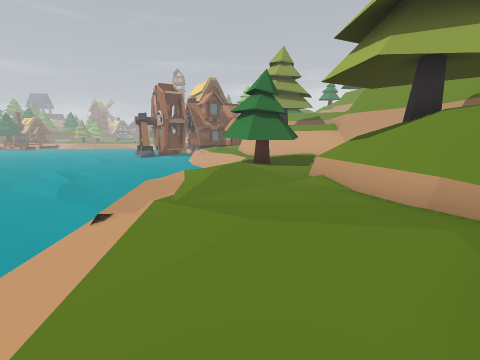
view 1 (above)

24 first-person views from a walk through a Unity game level. The camera is 1.2 m above the floor, tilts 10° down and sees 90° across. The floor is counted in squares, 1 m on a side. Each view is taken from the middle of a square. On the plan, view 1 faces up. The plan holds only what a view shows up to about 12 squares ahead; the rest is blank. The place goes on beyond the plan. The player character is not drawn.

view 2
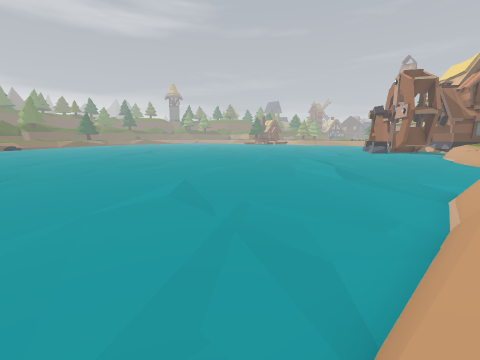

view 3
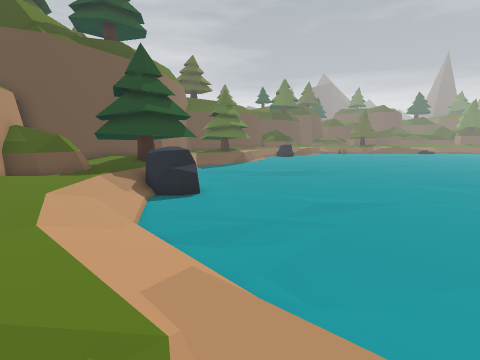

view 4
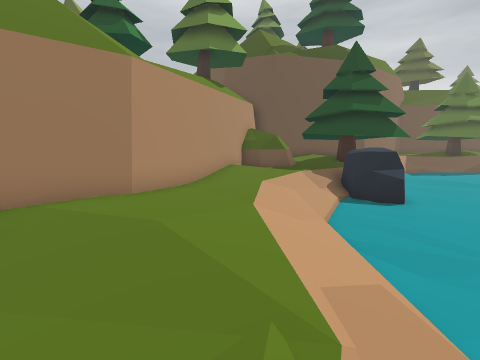

view 5
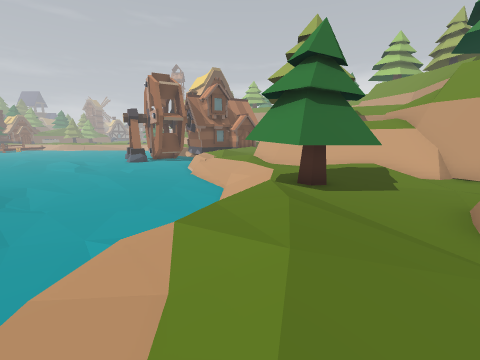

view 6
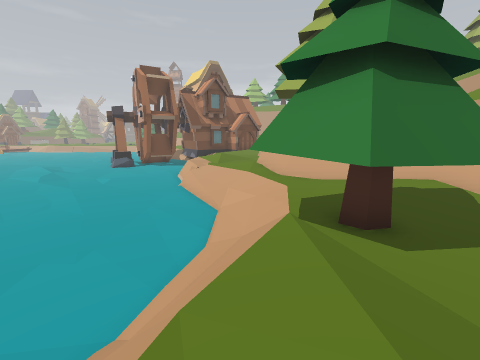

view 7
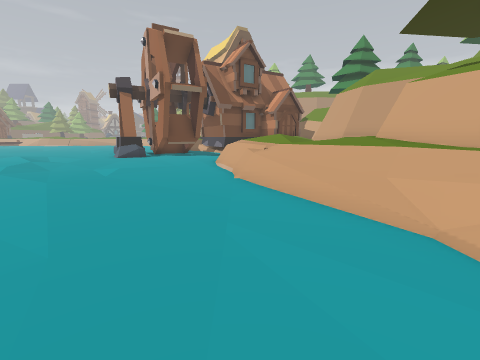

view 8
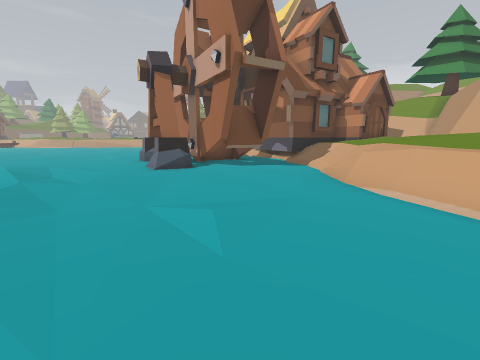

view 9
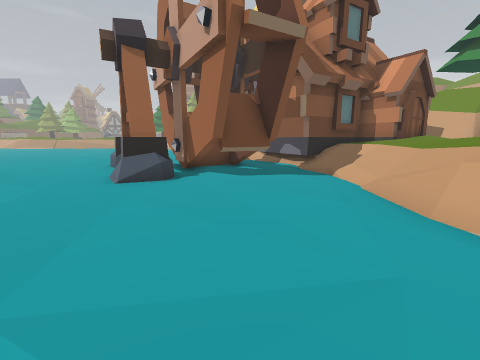

view 10
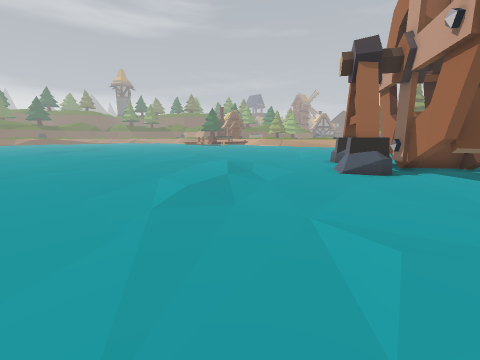

view 11
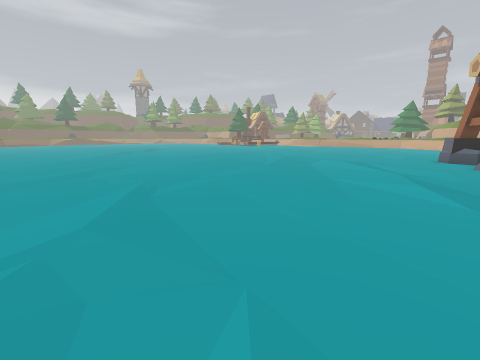

view 12
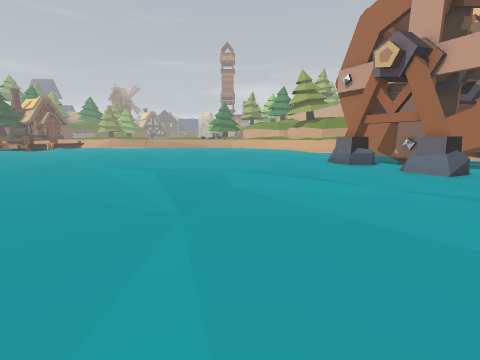

view 13
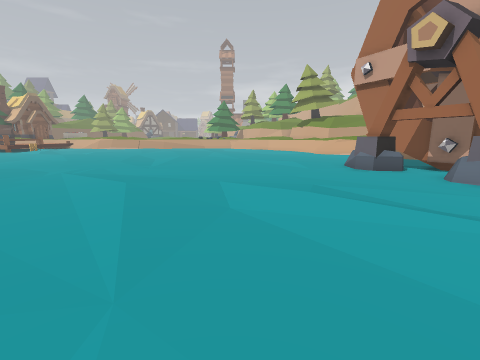

view 14
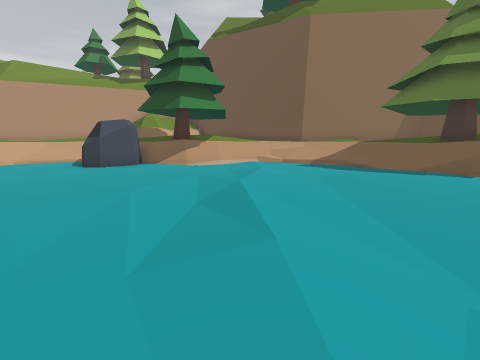

view 15
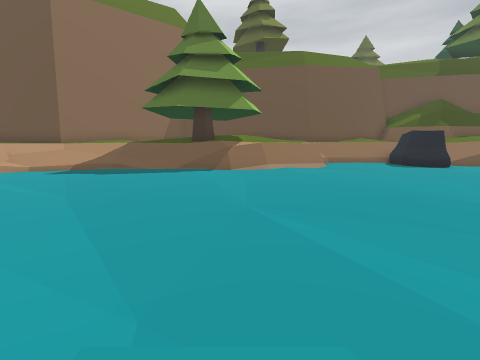

view 16
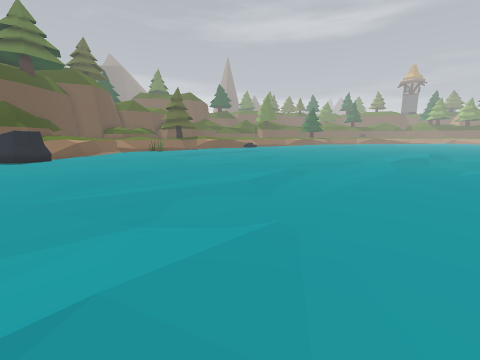

view 17
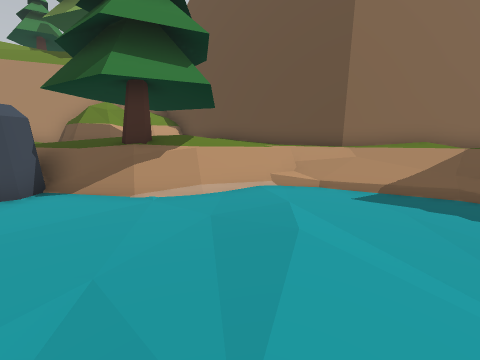

view 18
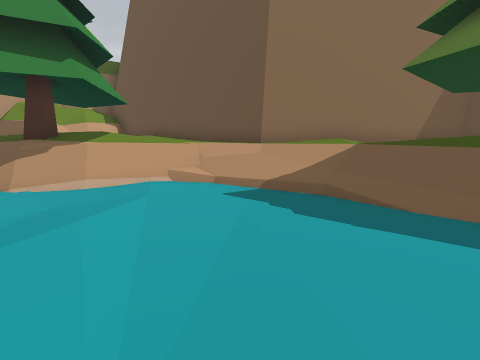

view 19
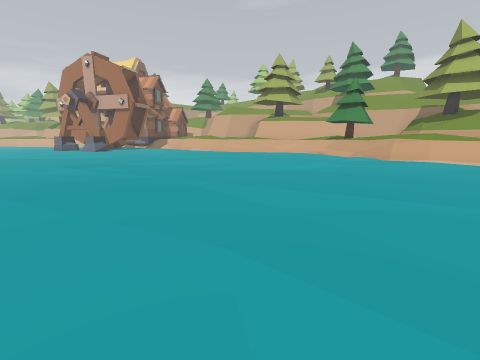

view 20
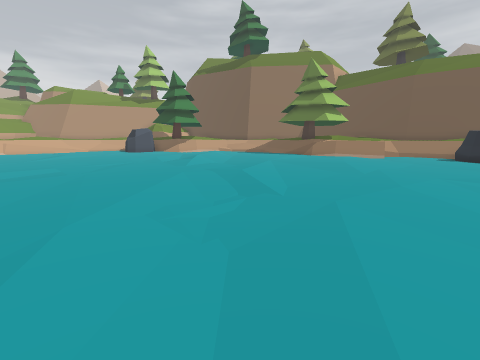

view 21
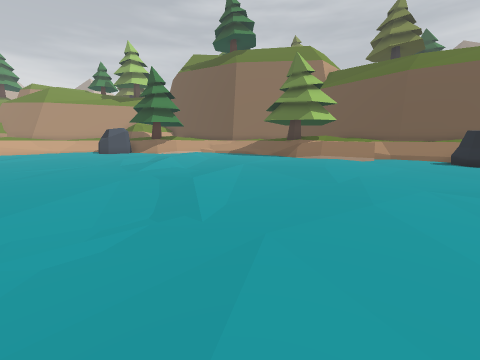

view 22
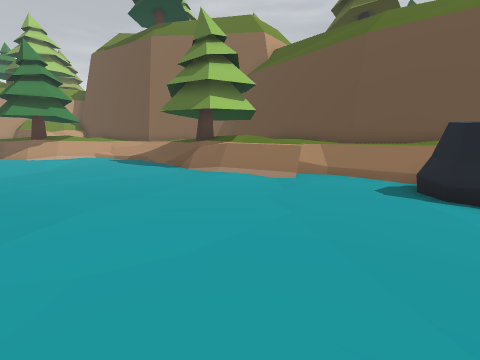

view 23
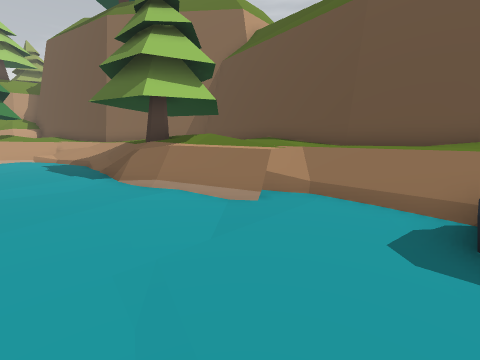

view 24
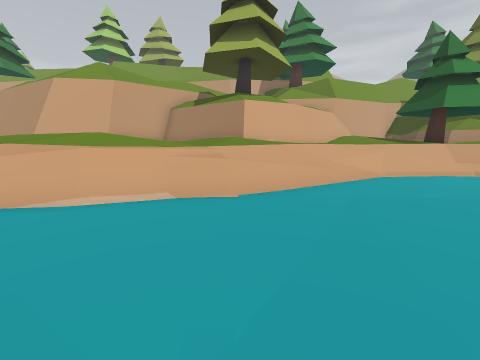

### Floor plan
Key: @ floor where view 1 was taken; # wall or solid block; x gap in a wall; . main floor; : floor 0.25 m higher than the main floor; + floor 0.5 m higher than the main floor; * floor 0.75 m higher than the main floor; % floor 1 m higher than the main floor; & floor 1.25 m higher than the main floor; / step, stairs or slope; = window, fence, low wall or low ledge; ^ raised ledge; v drop or lower ground; T tree; R rock; H house.
Columns run from 27 left of view 1 to 6 right of it. Each row starts with its distance up from view 1.
 34 ............  .#
 33 ...............##   .H  ##  ^##
 32 ..............R#####.HH#####/%#
 31 ..............#R####..H/%%&& ##
 30 ................ ####.//%%%  #
 29 ...............RRR###.//%   ##
 28  ..............##R##..//%   ##
 27   ....................//%   ##
 26    ........./.........////  ##
 25     ..................//&&   ##
 24      .................=%/&/   #
 23       ................=#%/%  =#
 22      ..................=%/%%%##
 21     ...................=%%%&##
 20    ....................=/%%##
 19   ......................=/%=#
 18  .......................///%#^
 17 .........................//%=#^ ^^
 16 .........................///%=#^^^
 15 .........................///%%=#^^
 14           ...............///%%&&=#
 13           ...............//TTT%//#
 12           .............../T##TT%*%
 11           ...............//TTT *%
 10 ..        ............../////%%/
  9 ...       ..............v///%%^
  8 ....      ..............=//&/=^^
  7 .....     ..............=%/&%%^^T
  6 ......    ..............=%//%%#^^
  5 ........................=%/%%%#^^
  4 ........................=/%%%%=^
  3 ........................=//&&&=
  2 ........................v/%&&&#
  1 ........................//%%%##
  0 ........................//%@##
 -1 .......................///%%#
 -2 ....................RR.///%##
 -3 ....................RRR//%%#
 -4 ....................RRR/%%&#
 -5 ....................Rx/%% ##
 -6 ...................^^TTT#^#
 -7 ..................=^##TT###
 -8 ..................#TTTT#^#
 -9 .................=#TTTT^^#
-10 .................=#%%  ^^
-11 RR....=###////:++*  ####
-12 RR..==#TTTTT/**%%###
-13  //////TT##TT%%###
-14  %%%%%% TTTTT ##

Where each view was taken, in squares from view 1:
view 1: 0 up, 0 right, facing up
view 2: 1 down, 3 left, facing up-left
view 3: 6 up, 1 left, facing down-left
view 4: 6 up, 1 left, facing down
view 5: 5 up, 1 left, facing up
view 6: 8 up, 1 left, facing up
view 7: 13 up, 4 left, facing up
view 8: 18 up, 8 left, facing up
view 9: 21 up, 8 left, facing up
view 10: 19 up, 8 left, facing up-left
view 11: 15 up, 12 left, facing up-left
view 12: 20 up, 18 left, facing up
view 13: 22 up, 18 left, facing up
view 14: 0 up, 18 left, facing down-right
view 15: 1 down, 19 left, facing down
view 16: 1 down, 15 left, facing left
view 17: 4 down, 14 left, facing down-right
view 18: 6 down, 16 left, facing down-right
view 19: 5 up, 17 left, facing up-right
view 20: 5 up, 27 left, facing down-right
view 21: 3 up, 27 left, facing down-right
view 22: 5 down, 27 left, facing down-right
view 23: 8 down, 26 left, facing down-right
view 24: 20 up, 9 left, facing right
